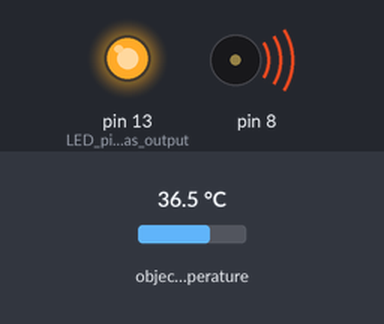
Bench run of a sketch on a simulated Arduino Uno, built for the host (arithmetic inside an expression is 32-bit, double 64-bit). Parts: output pins drawn as LEDs (lit = HIGH), buzzer (waves = sounding). Inputs (shaded band) come from the test bench; at power-on: object temperature 36.5 °C. What the sketch prints to the serial monitor is not drawn.

Above: at 0.6 s.
At 1.7 s:
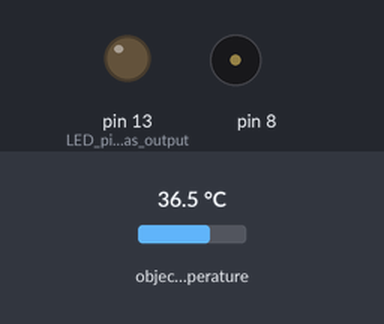
1.8 s: object temperature set to 39 °C
At 2.8 s:
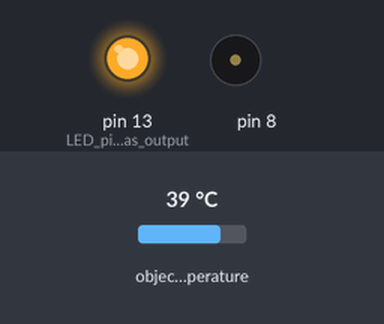
Timing chart, 0 to 4.8 s (numbered marks = the images above; inputs shaded):
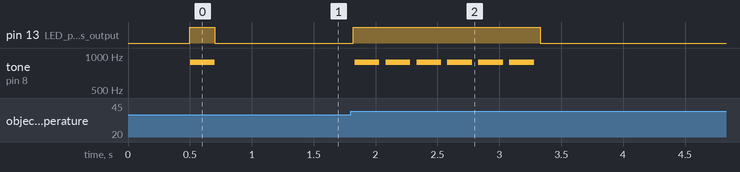

The sketch:

MAIN_001.ino
```cpp
//Fortune Machine Computer 机器电脑
//Yoe Yat System Design 如日系统设计

//fast_body_temperature_meter


/******************************************************************************
MLX90614_Set_Emissivity
How to read and set the MLX90614's emissivity coefficient

Emissivity is a relative measure of how efficiently an object
radiates heat. A perfect thermal emitter has a emissivity of
1.0, but most real-world objects range from 0 to 1.

For example, human skin has an emissivity of about 0.98.
Shiny metals have a very low emissivity, for example polished
aluminum has an emissivity of 0.05. Painted aluminum has an
emissivity of 0.45. Here's a good reference:
http://www.thermoworks.com/emissivity_table.html

If you get really wacky values after setting the emissivity,
try cycling power to the MLX90614.

To set the emissivity, change the value of the
newEmissivity variable above setup(). Allowable values are
between 0.1 and 1.0.

Hardware Hookup (if you're not using the eval board):
MLX90614 ------------- Arduino
  VDD ------------------ 3.3V
  VSS ------------------ GND
  SDA ------------------ SDA (A4 on older boards)
  SCL ------------------ SCL (A5 on older boards)

An LED can be attached to pin 8 to monitor for any read errors.

Jim Lindblom @ SparkFun Electronics
October 23, 2015
https://github.com/sparkfun/SparkFun_MLX90614_Arduino_Library

Development environment specifics:
Arduino 1.6.5
SparkFun IR Thermometer Evaluation Board - MLX90614
******************************************************************************/

#include <Wire.h> // I2C library, required for MLX90614
#include <SparkFunMLX90614.h> // SparkFunMLX90614 Arduino library

#include <SoftwareSerial.h>
#include "pitches.h"

SoftwareSerial mySerial(3, 4); // RX, TX


IRTherm therm; // Create an IRTherm object to interact with throughout

const byte LED_PIN = 13; // Optional LED attached to pin 8 (active low)

float newEmissivity = 0.95;


void setup()
{
  Serial.begin(9600); // Initialize Serial to log output
  //Serial.println("Press any key to begin");
  //while (!Serial.available()) ;

  mySerial.begin(9600);

  therm.begin(); // Initialize thermal IR sensor
  delay(500);
  therm.setUnit(TEMP_C); // Set the library's units to Farenheit

  // Call setEmissivity() to configure the MLX90614's
  //emissivity compensation:
  //delay(1000);
  therm.setEmissivity(newEmissivity);

  //Serial.println("Max: " + String(therm.maximum()));
  //Serial.println("Min: " + String(therm.minimum()));
  //readEmissivity() can be called to read the device's
  // configured emissivity -- it'll return a value between
  // 0.1 and 1.0.
  Serial.println("Emissivity: " + String(therm.readEmissivity()));
  pinMode(LED_BUILTIN, OUTPUT); // LED pin as output
  digitalWrite(LED_BUILTIN, LOW); // LED OFF
}
float lastReading = 0;
bool isGreen = false;
bool isRed = false;
bool isWhite = false;
bool isRecording = false;
float currentRecorded = 0;
float currentReading = 0;

void loop()
{
  digitalWrite(LED_BUILTIN, HIGH); //LED on

  // Call therm.read() to read object and ambient temperatures from the sensor.
  if (therm.read()) // On success, read() will return 1, on fail 0.
  {
    // Use the object() and ambient() functions to grab the object and ambient
  // temperatures.
  // They'll be floats, calculated out to the unit you set with setUnit().
    //Serial.print("Object: " + String(therm.object(), 2));
    //Serial.write('°'); // Degree Symbol
    //Serial.println("C");
    //Serial.print("Ambient: " + String(therm.ambient(), 2));
    //Serial.write('°'); // Degree Symbol
    //Serial.println("C");

    currentReading = therm.object();
    currentReading=currentReading+0.6;
    //Serial.print("\r\n");
    //if (currentReading>35){
    //  Serial.print("Alert\r\n");
    //}

    if (currentReading > 35 and currentReading<37.5){
      isRecording =true;
      if (currentReading>currentRecorded){
        currentRecorded=currentReading;
      }

      if (!isGreen and !isRed){
            mySerial.print("t0.bco=2016");
            mySerial.write(0xFF);
            mySerial.write(0xFF);
            mySerial.write(0xFF);
            tone(8,  NOTE_A5, 200);
            delay(200);


            //Serial.print("\r\n");
            isGreen = true;
            isRed = false;
            isWhite = false;

      }
    }
    else if (currentReading > 37.5 ){
      isRecording =true;
      if (currentReading>currentRecorded){
        currentRecorded=currentReading;
      }
      if (!isRed){
            mySerial.print("t0.bco=63488");
            mySerial.write(0xFF);
            mySerial.write(0xFF);
            mySerial.write(0xFF);
            mySerial.print("t0.txt=\"" + String(currentRecorded, 1)+"°C\"");
            mySerial.write(0xFF);
            mySerial.write(0xFF);
            mySerial.write(0xFF);
            //Serial.print("\r\n");

            isGreen = false;
            isRed = true;
            isWhite = false;
            delay(10);
            tone(8,  NOTE_A5, 200);
            delay(250);
            tone(8,  NOTE_A5, 200);
            delay(250);
            tone(8,  NOTE_A5, 200);
            delay(250);
            tone(8,  NOTE_A5, 200);
            delay(250);
            tone(8,  NOTE_A5, 200);
            delay(250);
            tone(8,  NOTE_A5, 200);
            delay(250);
      }
    }else{
      if (!isWhite){
            delay(300);
            mySerial.print("t0.bco=65535");
            mySerial.write(0xFF);
            mySerial.write(0xFF);
            mySerial.write(0xFF);
            mySerial.print("qr0.txt=\"" + String(currentRecorded, 1)+"°C\"");
            mySerial.write(0xFF);
            mySerial.write(0xFF);
            mySerial.write(0xFF);

            isGreen = false;
            isRed = false;
            isWhite = true;

            isRecording =false;

            currentRecorded = 0;
      }
    }
    //Serial.println();
    if (isRecording){
        //Serial.print("t0.txt=\"" + String(currentRecorded, 1)+"°C\"");
        //Serial.write(0xFF);
        //Serial.write(0xFF);
        //Serial.write(0xFF);
        mySerial.print("t0.txt=\"" + String(currentRecorded, 1)+"°C\"");
        mySerial.write(0xFF);
        mySerial.write(0xFF);
        mySerial.write(0xFF);

    }else{
//        Serial.print("t0.txt=\"" + String(currentReading, 1)+"°C\"");
//        Serial.write(0xFF);
//        Serial.write(0xFF);
//        Serial.write(0xFF);
        mySerial.print("t0.txt=\"" + String(currentReading, 1)+"°C\"");
        mySerial.write(0xFF);
        mySerial.write(0xFF);
        mySerial.write(0xFF);
    }

    lastReading = currentReading;
  }
  digitalWrite(LED_BUILTIN, LOW);
  delay(50);
}
```

pitches.h
```cpp
/*************************************************
 * Public Constants
 *************************************************/

#define NOTE_B0  31
#define NOTE_C1  33
#define NOTE_CS1 35
#define NOTE_D1  37
#define NOTE_DS1 39
#define NOTE_E1  41
#define NOTE_F1  44
#define NOTE_FS1 46
#define NOTE_G1  49
#define NOTE_GS1 52
#define NOTE_A1  55
#define NOTE_AS1 58
#define NOTE_B1  62
#define NOTE_C2  65
#define NOTE_CS2 69
#define NOTE_D2  73
#define NOTE_DS2 78
#define NOTE_E2  82
#define NOTE_F2  87
#define NOTE_FS2 93
#define NOTE_G2  98
#define NOTE_GS2 104
#define NOTE_A2  110
#define NOTE_AS2 117
#define NOTE_B2  123
#define NOTE_C3  131
#define NOTE_CS3 139
#define NOTE_D3  147
#define NOTE_DS3 156
#define NOTE_E3  165
#define NOTE_F3  175
#define NOTE_FS3 185
#define NOTE_G3  196
#define NOTE_GS3 208
#define NOTE_A3  220
#define NOTE_AS3 233
#define NOTE_B3  247
#define NOTE_C4  262
#define NOTE_CS4 277
#define NOTE_D4  294
#define NOTE_DS4 311
#define NOTE_E4  330
#define NOTE_F4  349
#define NOTE_FS4 370
#define NOTE_G4  392
#define NOTE_GS4 415
#define NOTE_A4  440
#define NOTE_AS4 466
#define NOTE_B4  494
#define NOTE_C5  523
#define NOTE_CS5 554
#define NOTE_D5  587
#define NOTE_DS5 622
#define NOTE_E5  659
#define NOTE_F5  698
#define NOTE_FS5 740
#define NOTE_G5  784
#define NOTE_GS5 831
#define NOTE_A5  880
#define NOTE_AS5 932
#define NOTE_B5  988
#define NOTE_C6  1047
#define NOTE_CS6 1109
#define NOTE_D6  1175
#define NOTE_DS6 1245
#define NOTE_E6  1319
#define NOTE_F6  1397
#define NOTE_FS6 1480
#define NOTE_G6  1568
#define NOTE_GS6 1661
#define NOTE_A6  1760
#define NOTE_AS6 1865
#define NOTE_B6  1976
#define NOTE_C7  2093
#define NOTE_CS7 2217
#define NOTE_D7  2349
#define NOTE_DS7 2489
#define NOTE_E7  2637
#define NOTE_F7  2794
#define NOTE_FS7 2960
#define NOTE_G7  3136
#define NOTE_GS7 3322
#define NOTE_A7  3520
#define NOTE_AS7 3729
#define NOTE_B7  3951
#define NOTE_C8  4186
#define NOTE_CS8 4435
#define NOTE_D8  4699
#define NOTE_DS8 4978
```

Measured:
- after the input at 1.8 s, pin 13 (LED_pin_as_output): LOW → HIGH at once, → LOW 1.5 s later; tone on pin 8: alternates 880 Hz for 0.20 s and silent for 0.05 s, 12 changes in all, then stays silent, starting at once
